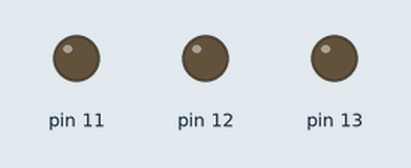
This sketch was run on a simulated Arduino Uno, built with avr-gcc and run on an emulated ATmega328P. Parts: output pins drawn as LEDs (lit = HIGH).

Above: at 0.5 s.
At 1.5 s:
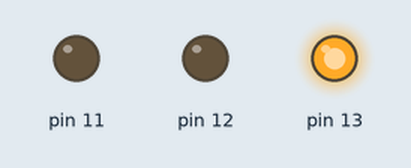
At 2.5 s:
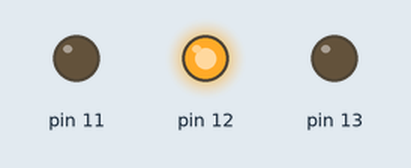
At 5.5 s:
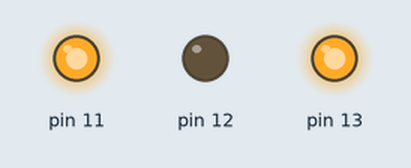
At 8.5 s:
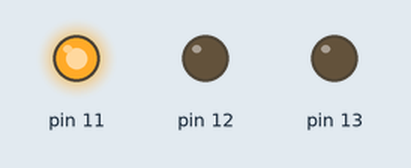
At 11.5 s:
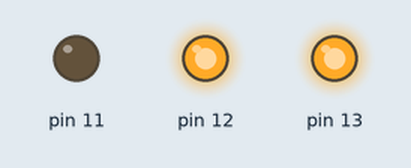
Timing chart, 0 to 13.0 s (numbered marks = the images above):
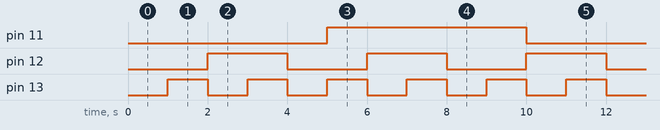

The sketch:

main.ino
```cpp
unsigned long tmr;
unsigned long tmr2;
unsigned long tmr3;
void setup() {
  Serial.begin(9600);
  pinMode(13, OUTPUT);
  pinMode(12, OUTPUT);
  pinMode(11, OUTPUT);
}

void loop() {
  if (millis() - tmr >= 1000) {
    digitalWrite(13, !digitalRead(13));
    tmr = millis();
  }
  if (millis() - tmr2 >= 2000) {
    digitalWrite(12, !digitalRead(12));
    tmr2 = millis();
  }
  if (millis() - tmr3 >= 5000) {
    digitalWrite(11, !digitalRead(11));
    tmr3 = millis();
  }
}
```

Measured:
- by itself, pin 11: alternates HIGH for 5.0 s and LOW for 5.0 s
- by itself, pin 12: alternates HIGH for 2.0 s and LOW for 2.0 s
- by itself, pin 13: alternates HIGH for 1.0 s and LOW for 1.0 s
